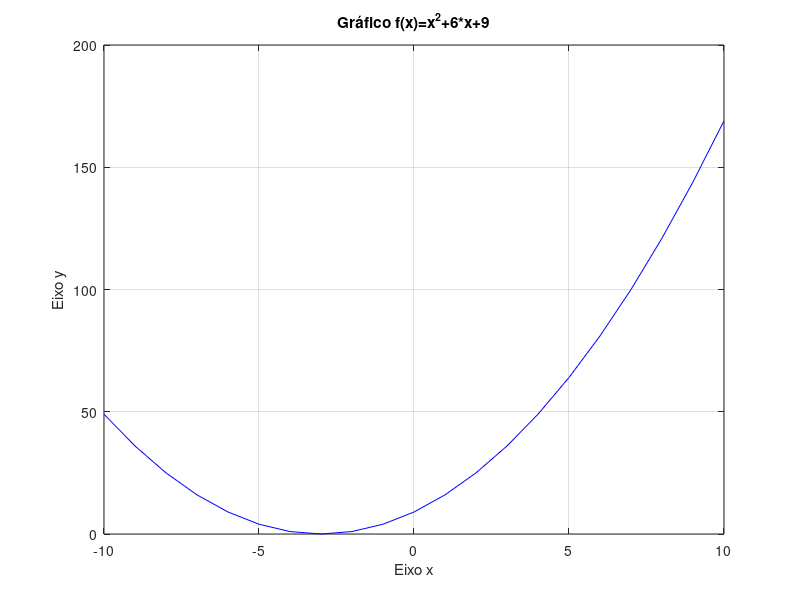
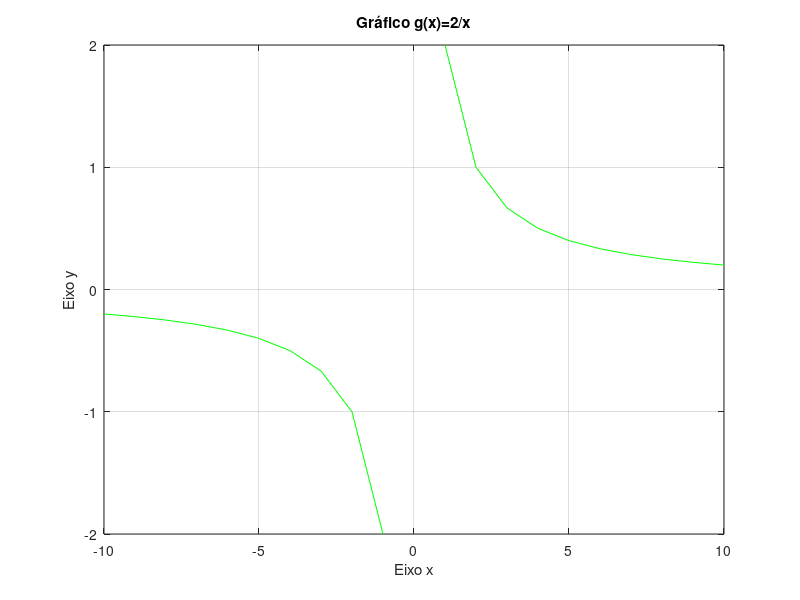

The MATLAB script that drew these images, in order: (Note: this script raises an error after producing the figures.)
% %% Definir função com exponencial e seno -- dado no arquivo 1
% syms x, j;
% f=exp(x)+sin(3*x)

% %%%%%%%%%%%%%%%%%%%%%%%%% integração
% %% indefinida
% int(1/(x^2+1))

% %% definida, intervalo de 0 a 1
% int(1/(x^2+1),0,1)

% %%%%%%%%%%%%%%%%%%%%% criando uma função qq
% j = 2*x^4/3 - ((5*x^3)/2) + ((10*x^2)/9) - (21*x)/11 + (12/5);

% %% derivada de j
% diff (j)
% %% integral de j
% int (j)

% int (j, 0, 1)

% int (j,1,2)


%%% Criando gráficos

% % x varia de -5 a 5 pulando de 1 em 1 unidade
% x = -5:1:5;

% % quando x é vetor, colocamos '.' no x, diferente de quando ele é syms
% f = x.^2+6.*x+9;

% % (variavel de grafico, função, cor(b=blue;r=red;y=yellow))
% plot(x, f, 'r')

%%% Para dois gráficos

% % x varia de -1 a 1 pulando de 0.1 em 0.1 unidade
% x = -1:0.1:1;

% % quando x é vetor, colocamos '.' no x, diferente de quando ele é syms
% f = x.^2+6.*x+9;
% g = 1./(x+2);

% % (variavel de grafico, função, cor(b=blue;r=red;y=yellow))
% plot(x, f, x, g)


%%%%%%%%%%%%%%%%%%% SENO E COSSENO
% x = -2*pi:0.1:2*pi;

% f = sin(x);
% g = cos(x);

% plot(x, f, x, g)


% EXEMPLOS PARA O MATLAB  -- Presente no pdf
figure (1) 
%% x como vetor
x=-10:1:10; 

%% f é a função
f=x.^2+6.*x+9; 

%% plota a função
plot(x,f,'b') 
title('Gráfico f(x)=x^2+6*x+9') 

%% rótulos dos eixos
xlabel('Eixo x') 
ylabel('Eixo y') 

%% grades no gráfico
grid 

%% segunda figura
figure (2) 

%% novo valor de x
x=-10:1:10; 
g=2./x; 
plot(x,g,'g') 
title('Gráfico g(x)=2/x') 
xlabel('Eixo x') 
ylabel('Eixo y') 
grid 

%% calcular as raizes
syms x 
r=solve(x^2+6*x+9) 

%% calcula o limite -- x tendendo a 3
l1=limit((sqrt(x)-sqrt(3))/(x-3),x,3) 

%% x tendendo a - infinito
l2=limit((2*x^3+1)/(x^4+2*x+3),x,-inf) 

%% derivada
d1=diff(2*x+6) 
d2=diff((sin(x)+cos(x))^3) 

%% derivada derivada 
d3=diff(sqrt(x^2+3),2) 

%% simplificar a função
d4=simplify(d3) 

%% integral indefinida
I1=int(1/(x^2+1)) 

%% integral definida de 0 a 1
I2=int(1/(x^2+1),0,1) 